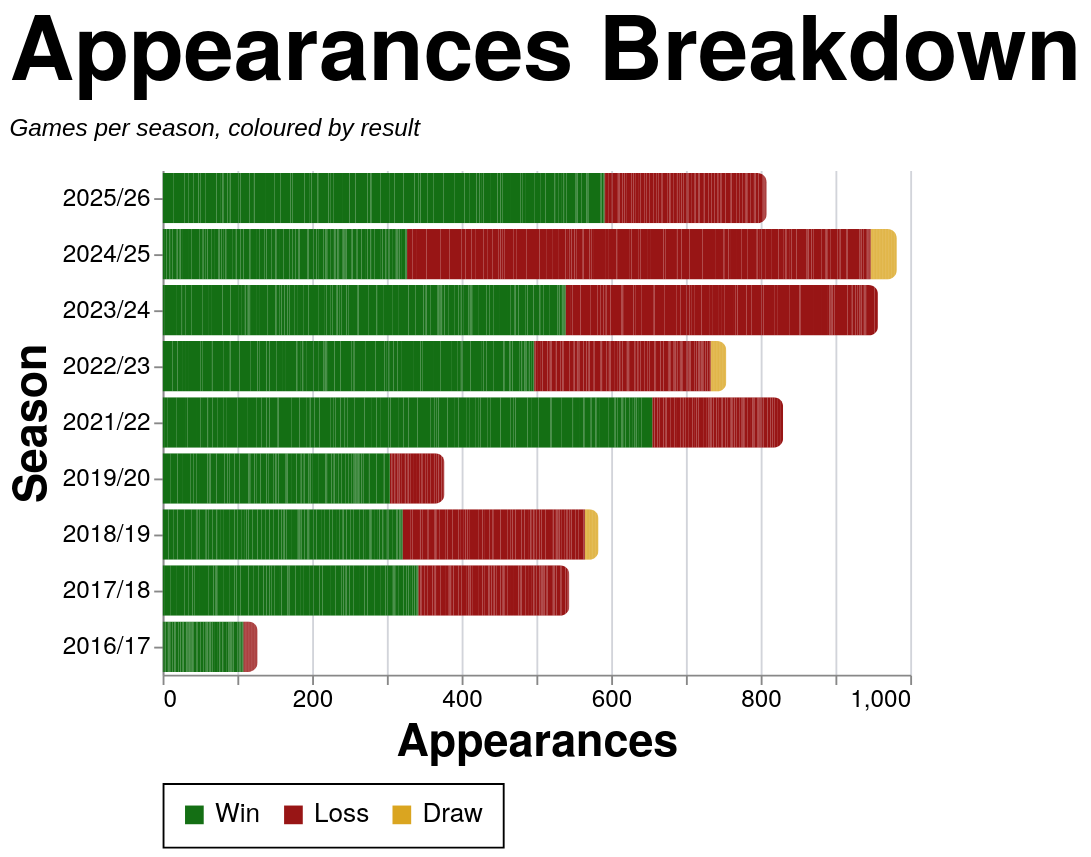

The specification (Vega-Lite) saved for this image:
### Vega-Lite specification from a JSON file in a GitHub repository (floating-point values rounded to 4 significant figures; data arrays with more than 128 entries replaced by an {"elided": "..."} marker saying what was removed)
{"config": {"axis": {"labelFont": "PT Sans Narrow, Helvetica Neue, Helvetica, Arial, sans-serif", "titleFont": "PT Sans Narrow, Helvetica Neue, Helvetica, Arial, sans-serif", "labelFontSize": 13, "titleFontSize": 24, "gridColor": "#202947", "gridOpacity": 0.2, "zindex": 1}, "text": {"font": "Lato, sans-serif"}, "bar": {"cornerRadiusEnd": 5}, "header": {"labelFont": "PT Sans Narrow, Helvetica Neue, Helvetica, Arial, sans-serif", "titleFont": "PT Sans Narrow, Helvetica Neue, Helvetica, Arial, sans-serif", "labelFontSize": 24, "titleFontSize": 28, "labelFontWeight": "bold", "orient": "left"}, "legend": {"labelFont": "PT Sans Narrow, Helvetica Neue, Helvetica, Arial, sans-serif", "titleFont": "PT Sans Narrow, Helvetica Neue, Helvetica, Arial, sans-serif", "labelFontSize": 14, "titleFontSize": 16, "titlePadding": 5, "fillColor": "white", "strokeColor": "black", "padding": 10, "titleFontWeight": "lighter", "titleFontStyle": "italic", "titleColor": "gray", "offset": 10}, "title": {"font": "PT Sans Narrow, Helvetica Neue, Helvetica, Arial, sans-serif", "fontSize": 48, "fontWeight": "bold", "anchor": "start", "align": "center", "titlePadding": 20, "subtitlePadding": 10, "subtitleFontSize": 13, "subtitleColor": "", "subtitleFontStyle": "italic", "offset": 15, "color": "black"}, "axisX": {"labelAngle": 0}, "facet": {"title": null, "header": null, "align": {"row": "each", "column": "each"}, "spacing": 10}, "resolve": {"scale": {"y": "independent", "facet": "independent"}}, "background": "transparent", "scale": {"offsetBandPaddingOuter": 0.2, "offsetBandPaddingInner": 0.1}, "view": {"stroke": null, "background": "transparent"}}, "data": {"name": "data-37afd5aad9f9e4935fb6e87b89dcdeeb"}, "mark": {"type": "bar"}, "encoding": {"color": {"field": "color_value", "legend": {"orient": "bottom", "title": null}, "scale": {"domain": ["Win", "Loss", "Draw"], "range": ["#146f14", "#981515", "goldenrod"]}, "sort": {"field": "sum(apps)", "op": "sum", "order": "descending"}, "type": "nominal"}, "tooltip": [{"field": "player", "title": "Player", "type": "nominal"}, {"field": "season", "title": "Season", "type": "nominal"}, {"field": "color_value", "title": "Group", "type": "nominal"}, {"aggregate": "sum", "field": "apps", "title": "Appearances", "type": "quantitative"}], "x": {"aggregate": "sum", "field": "apps", "title": "Appearances", "type": "quantitative"}, "y": {"field": "season", "sort": {"field": "season_sort", "op": "max", "order": "descending"}, "title": "Season", "type": "nominal"}}, "height": {"step": 30}, "title": {"text": "Appearances Breakdown", "subtitle": "Games per season, coloured by result"}, "width": 400, "$schema": "https://vega.github.io/schema/vega-lite/v5.20.1.json", "datasets": {"data-37afd5aad9f9e4935fb6e87b89dcdeeb": {"elided": "2738 records"}}}
